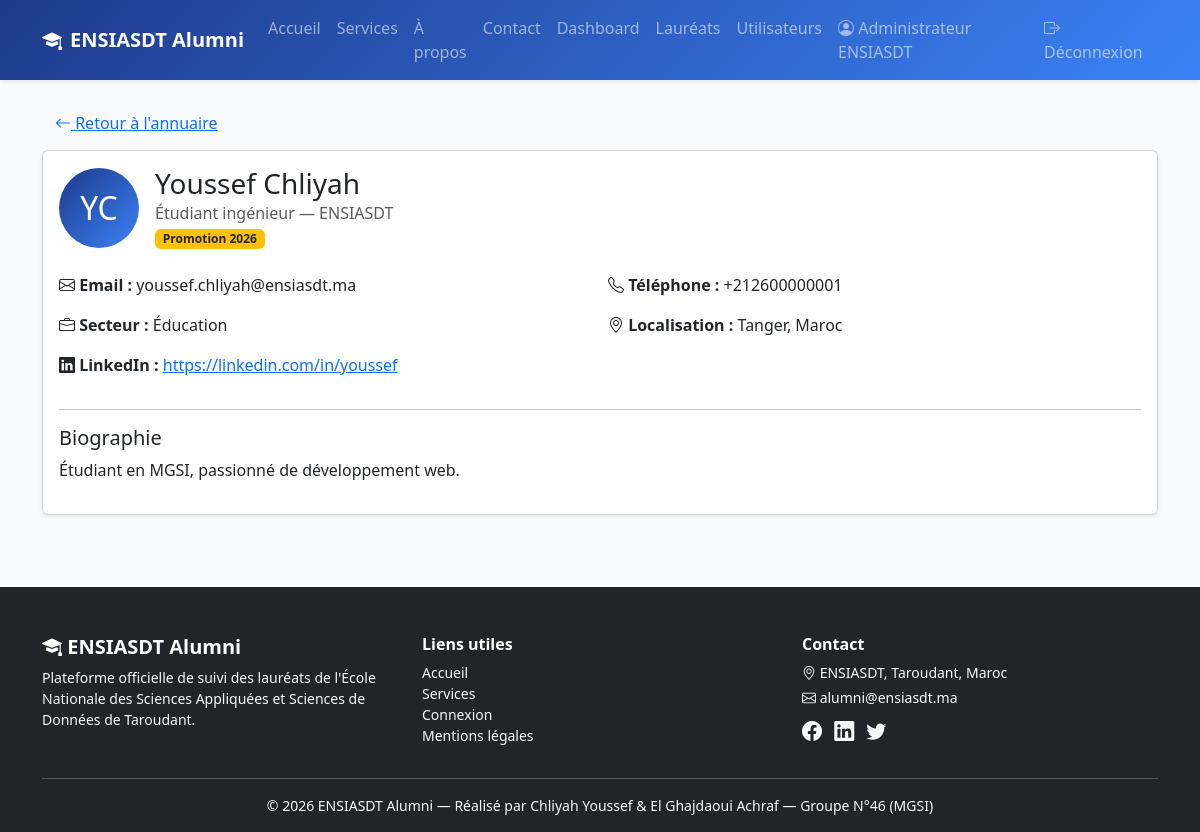
The app's page /pages/laureat_view.php?id=1 (signed in) with its own data.
### tables this page shows
CREATE TABLE laureats (
    id              INT AUTO_INCREMENT PRIMARY KEY,
    utilisateur_id  INT NULL,
    nom             VARCHAR(80)  NOT NULL,
    prenom          VARCHAR(80)  NOT NULL,
    email           VARCHAR(150) NOT NULL,
    telephone       VARCHAR(30)  DEFAULT '',
    promotion       INT          NOT NULL,
    poste_actuel    VARCHAR(150) DEFAULT '',
    entreprise      VARCHAR(150) DEFAULT '',
    secteur         VARCHAR(100) DEFAULT '',
    ville           VARCHAR(80)  DEFAULT '',
    pays            VARCHAR(80)  DEFAULT 'Maroc',
    linkedin        VARCHAR(255) DEFAULT '',
    biographie      TEXT,
    created_at      TIMESTAMP    DEFAULT CURRENT_TIMESTAMP,
    INDEX idx_promotion (promotion),
    INDEX idx_secteur (secteur),
    CONSTRAINT fk_laureat_user FOREIGN KEY (utilisateur_id)
        REFERENCES utilisateurs(id) ON DELETE SET NULL
);

### includes/functions.php (called while the page is built, shortened)
<?php
function get_laureat($pdo, $id) {
    $stmt = $pdo->prepare('SELECT * FROM laureats WHERE id = :id');
    $stmt->execute([':id' => $id]);
    return $stmt->fetch();
}

### config.php (called while the page is built, shortened)
<?php
function e($value) {
    return htmlspecialchars((string)$value, ENT_QUOTES, 'UTF-8');
}

### pages/laureat_view.php (the view, shortened to what this page needs)
<?php
require_once __DIR__ . '/../config.php';
require_once __DIR__ . '/../includes/functions.php';
$id = (int)($_GET['id'] ?? 0);
$l = get_laureat($pdo, $id);
require_once __DIR__ . '/../includes/header.php';
?>
<div class="container py-4">
    <a href="laureats.php" class="btn btn-link mb-2"><i class="bi bi-arrow-left"></i> Retour à l'annuaire</a>
    <div class="card shadow-sm">
        <div class="card-body">
            <div class="d-flex align-items-center mb-4">
                <div class="rounded-circle bg-primary text-white d-flex align-items-center justify-content-center me-3" style="width:80px;height:80px;font-size:2rem;">
                    <?= e(strtoupper(substr($l['prenom'],0,1).substr($l['nom'],0,1))) ?>
                </div>
                <div>
                    <h3 class="mb-0"><?= e($l['prenom']) ?> <?= e($l['nom']) ?></h3>
                    <p class="mb-0 text-muted"><?= e($l['poste_actuel'] ?: 'Poste non renseigné') ?> — <?= e($l['entreprise'] ?: 'Entreprise non renseignée') ?></p>
                    <span class="badge bg-warning text-dark mt-1">Promotion <?= e($l['promotion']) ?></span>
                </div>
            </div>
            <div class="row g-3">
                <div class="col-md-6"><strong><i class="bi bi-envelope"></i> Email :</strong> <?= e($l['email']) ?></div>
                <div class="col-md-6"><strong><i class="bi bi-telephone"></i> Téléphone :</strong> <?= e($l['telephone'] ?: '—') ?></div>
                <div class="col-md-6"><strong><i class="bi bi-briefcase"></i> Secteur :</strong> <?= e($l['secteur'] ?: '—') ?></div>
                <div class="col-md-6"><strong><i class="bi bi-geo-alt"></i> Localisation :</strong> <?= e(trim($l['ville'].', '.$l['pays'], ', ')) ?></div>
                <?php if ($l['linkedin']): ?>
                <div class="col-12"><strong><i class="bi bi-linkedin"></i> LinkedIn :</strong> <a href="<?= e($l['linkedin']) ?>" target="_blank"><?= e($l['linkedin']) ?></a></div>
                <?php endif; ?>
                <?php if ($l['biographie']): ?>
                <div class="col-12"><hr><h5>Biographie</h5><p><?= nl2br(e($l['biographie'])) ?></p></div>
                <?php endif; ?>
            </div>
        </div>
    </div>
</div>
<?php require_once __DIR__ . '/../includes/footer.php'; ?>

### css/style.css (style rules this page uses)
:root { --primary: #1e3a8a; --primary-light: #3b82f6; --accent: #f59e0b; --bg-soft: #f8fafc; }
body { font-family: 'Segoe UI', Tahoma, sans-serif; background: var(--bg-soft); color: #1f2937; display: flex; flex-direction: column; min-height: 100vh; }
.bg-primary { background: linear-gradient(135deg, var(--primary), var(--primary-light)) !important; }

### records on screen
laureats: substr($l['prenom'],0,1).substr($l['nom'],0,1) "YC", prenom "Youssef", nom "Chliyah", poste_actuel "Étudiant ingénieur", entreprise "ENSIASDT", promotion "2026", email "youssef.chliyah@ensiasdt.ma", telephone "+212600000001", secteur "Éducation", ville+pays "Tanger, Maroc", linkedin "https://linkedin.com/in/youssef", biographie "Étudiant en MGSI, passionné de développement web."

### other values on screen
$nom "Administrateur ENSIASDT"
